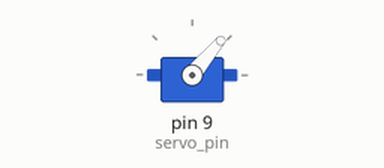
Simulated run of this sketch. Board: Arduino Uno, built with avr-gcc and run on an emulated ATmega328P. Shown: servo.

Above: at 0.05 s.
Timing chart, 0 to 4.6 s (numbered marks = the images above):
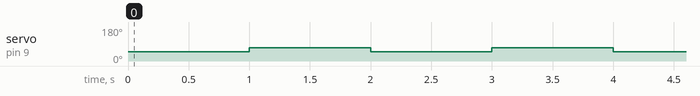

The sketch:

Servo.ino
```cpp
#include <Servo.h> // Einbinden der Servo Bibliothek

Servo myservo; // Object der Servo Klasse erstellen
#define servo_pin 9

void setup() {

  Serial.begin(9600); // Öffnet die serielle Schnittstelle und stellt die Datenrate auf 9600 Bit/s ein
  myservo.attach(servo_pin); // Definiert Pin 9 für den Servo
}

void loop() {

     myservo.write(50); // Sagt dem Servo an Position "50" zu gehen
     delay(1000); // Wartet 1000 millisekunden -> 1 Sekunde
     myservo.write(70); // Sagt dem Servo an Position "70" zu gehen
     delay(1000); // Wartet 1000 millisekunden -> 1 Sekunde
}
```

Measured:
- by itself, servo on pin 9 (servo_pin): alternates 70° for 1.0 s and 50° for 1.0 s
